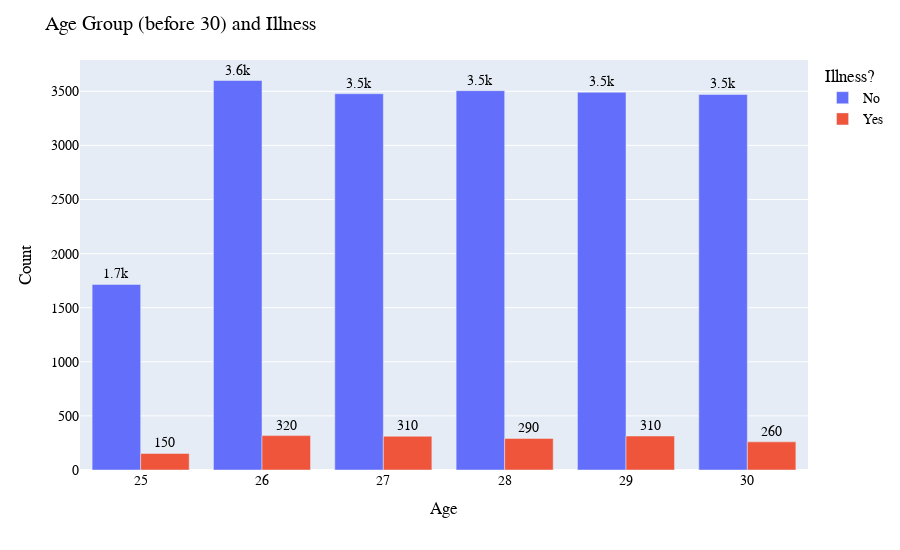

The code cell stored with this chart in its notebook:
### Code cell
fig = px.bar(data_frame = age_illness[age_illness['Age'] <= 30],
             x = 'Age', y = 'Number', color = 'Illness',
             barmode = 'group', text = 'Number', height = 550)

fig.update_layout(title = 'Age Group (before 30) and Illness',
                  yaxis_title = 'Count',
                  legend_title = 'Illness?',
                  font = dict(family = "Courier New, monospace",
                              size = 14, color = 'black')
                  )

fig.update_traces(texttemplate='%{text:.2s}', textposition='outside')

fig.show()

### Figure 1 — Plotly figure (JSON) as saved in the notebook; plotly's stock layout.template omitted (floating-point values rounded to 4 significant figures)
{"data": [{"alignmentgroup": "True", "hovertemplate": "Illness=No<br>Age=%{x}<br>Number=%{text}<extra></extra>", "legendgroup": "No", "marker": {"color": "#636efa", "pattern": {"shape": ""}}, "name": "No", "offsetgroup": "No", "orientation": "v", "showlegend": true, "text": [1715, 3600, 3478, 3506, 3491, 3471], "textposition": "outside", "texttemplate": "%{text:.2s}", "type": "bar", "x": [25, 26, 27, 28, 29, 30], "xaxis": "x", "y": [1715, 3600, 3478, 3506, 3491, 3471], "yaxis": "y"}, {"alignmentgroup": "True", "hovertemplate": "Illness=Yes<br>Age=%{x}<br>Number=%{text}<extra></extra>", "legendgroup": "Yes", "marker": {"color": "#EF553B", "pattern": {"shape": ""}}, "name": "Yes", "offsetgroup": "Yes", "orientation": "v", "showlegend": true, "text": [153, 318, 312, 292, 314, 260], "textposition": "outside", "texttemplate": "%{text:.2s}", "type": "bar", "x": [25, 26, 27, 28, 29, 30], "xaxis": "x", "y": [153, 318, 312, 292, 314, 260], "yaxis": "y"}], "layout": {"barmode": "group", "font": {"color": "black", "family": "Courier New, monospace", "size": 14}, "height": 550, "legend": {"title": {"text": "Illness?"}, "tracegroupgap": 0}, "margin": {"t": 60}, "title": {"text": "Age Group (before 30) and Illness"}, "xaxis": {"anchor": "y", "domain": [0, 1], "title": {"text": "Age"}}, "yaxis": {"anchor": "x", "domain": [0, 1], "title": {"text": "Count"}}}}
